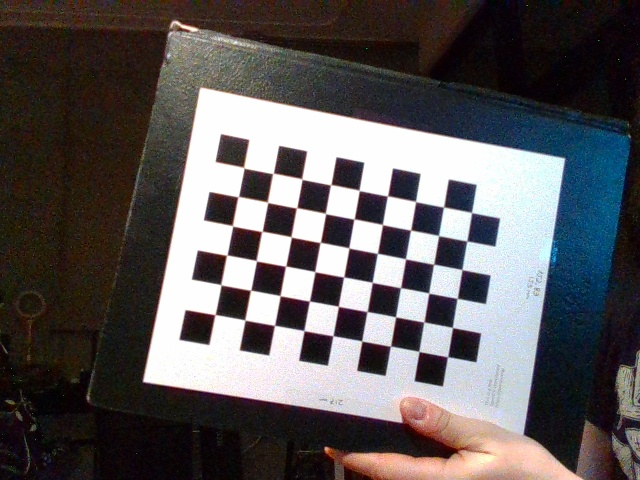
#> input picture frame0000.jpg, 640 x 480 px; its folder holds only this picture in this run
$ python calibration.py
#> lines starting #> are read from the running program, lines starting #| are printed output that depends on the picture; after the words box and inside, x2 and y2 are one past the last pixel; in counts of white or black regions, pixels touching at a corner belong together; long printed decimals are rounded
# camera calibration with checkerboard
import numpy as np
import cv2 as cv
import glob

ROWS = 9
COLS = 6
SEARCH_WINDOW = 11
ZERO_ZONE = (-1, -1)
SHOW = True
WAIT = 1000

# termination criteria
criteria = (cv.TERM_CRITERIA_EPS + cv.TERM_CRITERIA_MAX_ITER, 30, 0.001)

# prepare object points
objp = np.zeros((COLS * ROWS, 3), np.float32)
objp[:,:2] = np.mgrid[0:ROWS, 0:COLS].T.reshape(-1, 2)

print('objp after reshape')
print(objp)

# arrays to store object points and image points from all images
objpoints = [] # 3ds point in real world space
imgpoints = [] # 2d points in image plane

images = glob.glob('*.jpg')

for fileName in images:
    img = cv.imread(fileName)
#> img is the input picture: shape (480, 640, 3); mean B, G, R 90.8, 89.9, 93.9
    gray = cv.cvtColor(img, cv.COLOR_BGR2GRAY)
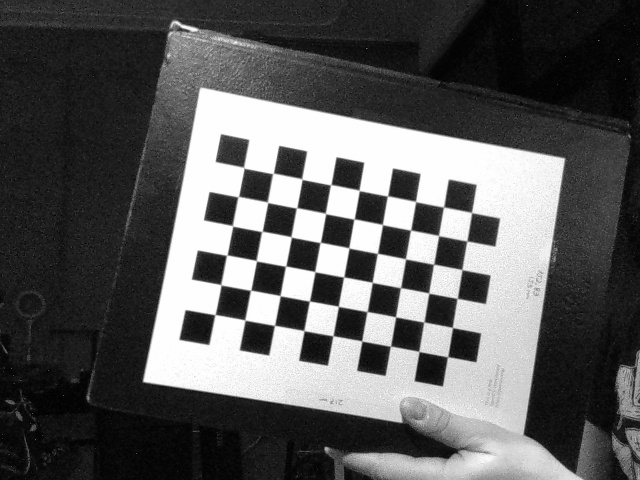
#> gray: shape (480, 640); min 0, max 255, mean 91.2

    print('Processing ' + fileName)

    # find chess board corners
    ret, corners = cv.findChessboardCorners(gray, (ROWS, COLS), None)
#> ret = True; corners = 54 rows, first 8: [243.7, 167.6], [273, 173.4], [302.1, 179.4], [330.6, 184.8], [359.3, 190.5], [387.5, 196], [415.5, 201.4], [443.6, 207]

    # if found, add object points and image points
    if ret == True:
        print('Found pattern in ' + fileName)
        objpoints.append(objp)

        corners2 = cv.cornerSubPix(gray, corners, (SEARCH_WINDOW, SEARCH_WINDOW), ZERO_ZONE, criteria)
#> corners2 = 54 rows, first 8: [243.8, 167.7], [272.9, 173.3], [301.9, 179], [330.7, 184.6], [359.2, 190.3], [387.5, 195.9], [415.6, 201.5], [443.6, 207]
        imgpoints.append(corners2)

        # visualize match
        if SHOW == True:
            cv.drawChessboardCorners(img, (ROWS, COLS), corners2, ret)
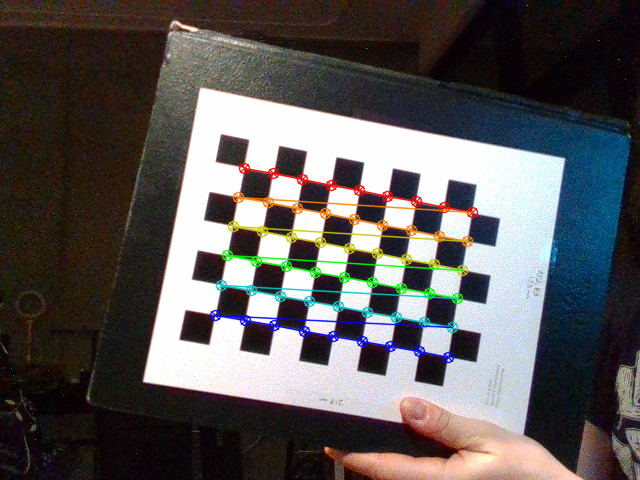
#> img: shape (480, 640, 3); 3.77% of pixels changed, all inside (x1, y1, x2, y2) = (209, 162, 479, 364)
            cv.imshow('match', img)
            cv.waitKey(WAIT)

cv.destroyAllWindows()

# calibrate

ret, mtx, dist, rvecs, tvecs = cv.calibrateCamera(objpoints, imgpoints, gray.shape[::-1], None, None)
#> ret = 0.0795; mtx = [[289.7, 0, 304.4], [0, 291.4, 253.9], [0, 0, 1]]; dist = [[-0.0476, 0.243, 0.000528, -0.00537, -0.261]]; rvecs = ([-0.029, -0.0278, 0.185],); tvecs = ([-2.05, -2.91, 9.8],)

print()
print('Camera Matrix')
print(mtx)
#| [[289.666   0.         304.426]
#|  [  0.         291.427 253.924]
#|  [  0.           0.           1.        ]]
print()

print('Distortion Coefficients')
print(dist)
#| [[-0.0476  0.2425  0.0005285 -0.005368 -0.2613]]
print()

$ run again, on frame0004.jpg
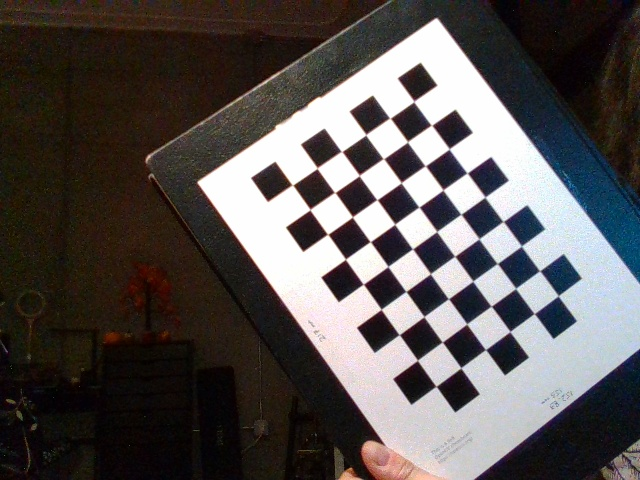
#> input picture frame0004.jpg, 640 x 480 px
#> img is the input picture: shape (480, 640, 3); mean B, G, R 82.5, 83.7, 88.7
#> `gray = cv.cvtColor(img, cv.COLOR_BGR2GRAY)`:
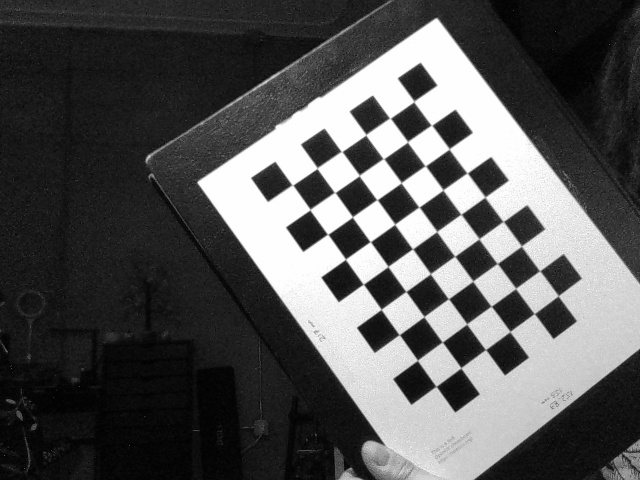
#> gray: shape (480, 640); min 0, max 255, mean 85
#> `ret, corners = cv.findChessboardCorners(gray, (ROWS, COLS), None)`: ret = True; corners = 54 rows, first 8: [413.9, 101.3], [431.7, 125.3], [449.2, 149], [467.2, 173], [485, 197], [503.3, 221.5], [521.4, 246.1], [539.6, 270.8]
#> corners2 = 54 rows, first 8: [413.8, 101.4], [431.5, 125.1], [449.2, 148.9], [467.1, 172.9], [485, 197.1], [503.2, 221.5], [521.4, 246], [539.7, 270.7]
#> `cv.drawChessboardCorners(img, (ROWS, COLS), corners2, ret)`:
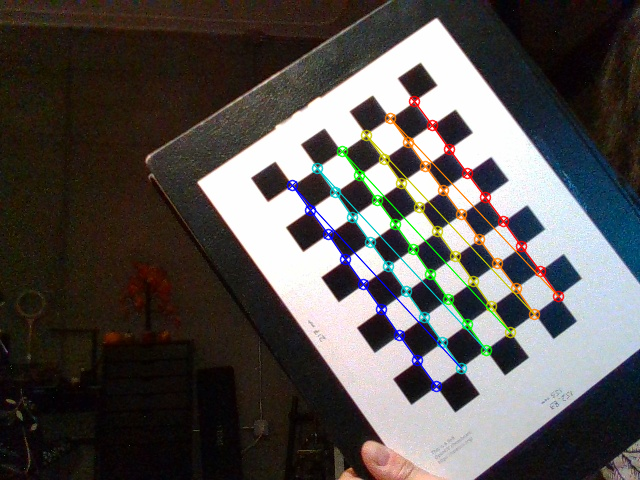
#> img: shape (480, 640, 3); 3.49% of pixels changed, all inside (x1, y1, x2, y2) = (286, 95, 565, 393)
#> `ret, mtx, dist, rvecs, tvecs = cv.calibrateCamera(objpoints, imgpoints..`: ret = 0.0952; mtx = [[584.5, 0, 319.1], [0, 583.3, 247], [0, 0, 1]]; dist = [[-0.121, 1.75, 0.00122, -0.00683, -5.72]]; rvecs = ([-0.101, 0.0321, 0.954],); tvecs = ([3.2, -4.91, 19.59],)
#| [[584.513   0.         319.103 ]
#|  [  0.         583.291 247.029]
#|  [  0.           0.           1.        ]]
#| [[-1.21090373e-01  1.75030397e+00  1.21857455e-03 -6.82529387e-03
#|   -5.72109814e+00]]

$ run again, on frame0005.jpg
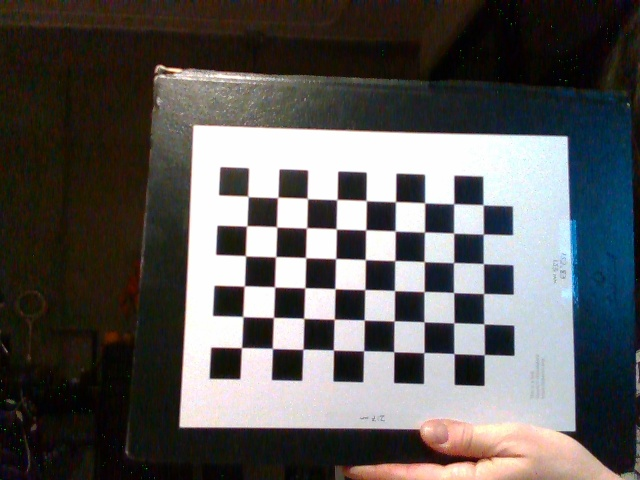
#> input picture frame0005.jpg, 640 x 480 px
#> img is the input picture: shape (480, 640, 3); mean B, G, R 89.4, 90.6, 92.6
#> `gray = cv.cvtColor(img, cv.COLOR_BGR2GRAY)`:
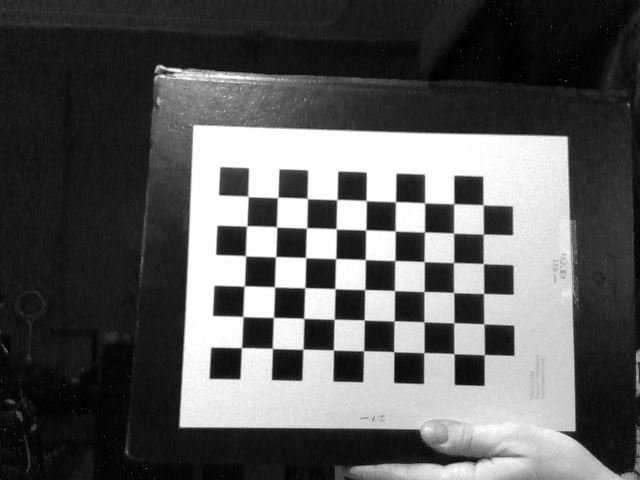
#> gray: shape (480, 640); min 0, max 255, mean 91
#> `ret, corners = cv.findChessboardCorners(gray, (ROWS, COLS), None)`: ret = True; corners = 54 rows, first 8: [248.1, 196.5], [277.6, 197.5], [307.3, 198.5], [336.9, 199.5], [366, 200.5], [395.5, 201.6], [424.8, 203.1], [453.8, 203.6]
#> corners2 = 54 rows, first 8: [247.9, 196.4], [277.6, 197.4], [307.4, 198.5], [336.8, 199.5], [366.2, 200.6], [395.5, 201.6], [424.7, 202.8], [453.8, 203.7]
#> `cv.drawChessboardCorners(img, (ROWS, COLS), corners2, ret)`:
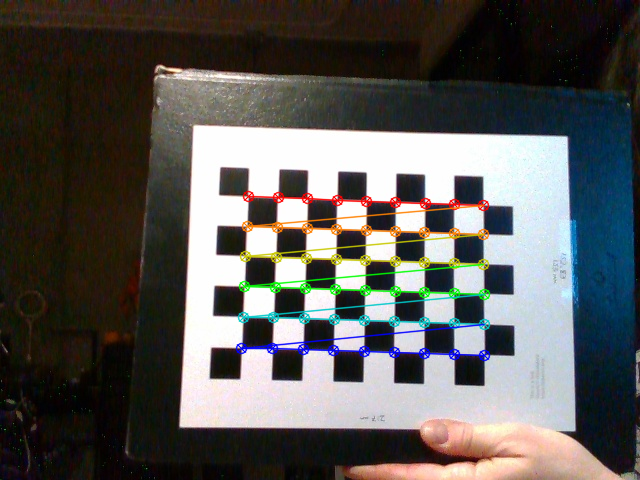
#> img: shape (480, 640, 3); 3.88% of pixels changed, all inside (x1, y1, x2, y2) = (235, 190, 491, 362)
#> `ret, mtx, dist, rvecs, tvecs = cv.calibrateCamera(objpoints, imgpoints..`: ret = 0.073; mtx = [[735.6, 0, 319.1], [0, 745.5, 272], [0, 0, 1]]; dist = [[-0.245, 8.97, 0.00661, -0.0107, -61.55]]; rvecs = ([-0.136, -0.0334, 0.0288],); tvecs = ([-2.39, -2.52, 24.74],)
#| [[735.642   0.         319.116]
#|  [  0.         745.483 272.026 ]
#|  [  0.           0.           1.        ]]
#| [[-2.45019820e-01  8.97226852e+00  6.60854106e-03 -1.07465661e-02
#|   -6.15455098e+01]]

$ run again, on frame0006.jpg
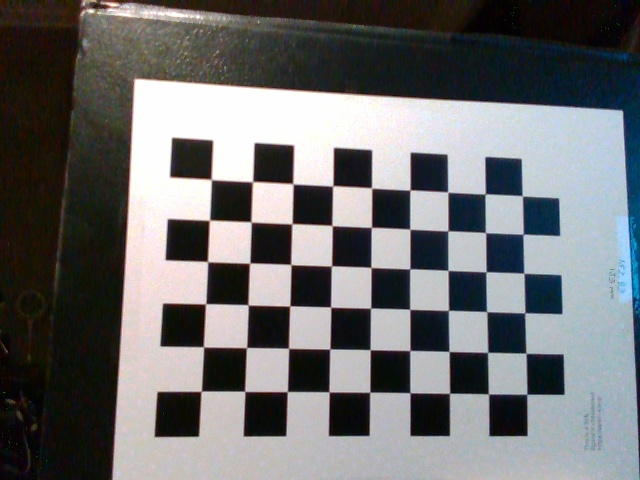
#> input picture frame0006.jpg, 640 x 480 px
#> img is the input picture: shape (480, 640, 3); mean B, G, R 111.8, 110.8, 110.4
#> `gray = cv.cvtColor(img, cv.COLOR_BGR2GRAY)`:
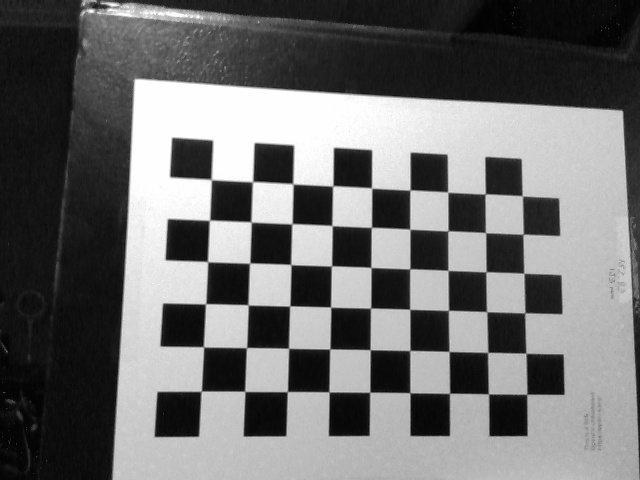
#> gray: shape (480, 640); min 0, max 255, mean 110.8
#> `ret, corners = cv.findChessboardCorners(gray, (ROWS, COLS), None)`: ret = True; corners = 54 rows, first 8: [211.2, 179.6], [252.6, 181.8], [292.9, 184], [332.8, 186], [371.6, 188.1], [410, 190], [447.7, 192.1], [485.1, 194]
#> corners2 = 54 rows, first 8: [211.3, 179.5], [252.5, 181.6], [292.9, 183.8], [332.7, 185.8], [371.7, 187.9], [410, 190], [447.8, 192.1], [485.2, 193.9]
#> `cv.drawChessboardCorners(img, (ROWS, COLS), corners2, ret)`:
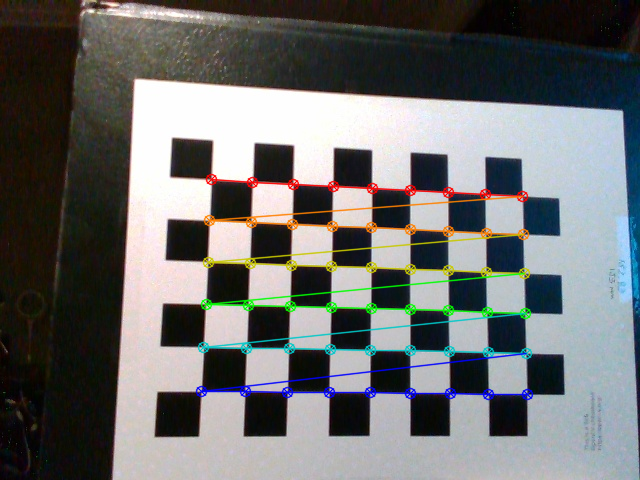
#> img: shape (480, 640, 3); 4.76% of pixels changed, all inside (x1, y1, x2, y2) = (195, 173, 534, 401)
#> `ret, mtx, dist, rvecs, tvecs = cv.calibrateCamera(objpoints, imgpoints..`: ret = 0.116; mtx = [[587.1, 0, 315.4], [0, 594, 258.9], [0, 0, 1]]; dist = [[-0.0704, 1.77, 0.00276, -0.00553, -6.33]]; rvecs = ([-0.121, -0.125, 0.0293],); tvecs = ([-2.54, -1.92, 14.34],)
#| [[587.058   0.         315.434 ]
#|  [  0.         593.970 258.873]
#|  [  0.           0.           1.        ]]
#| [[-7.04445962e-02  1.76872796e+00  2.76245222e-03 -5.53367860e-03
#|   -6.32980564e+00]]

$ run again, on frame0001.jpg
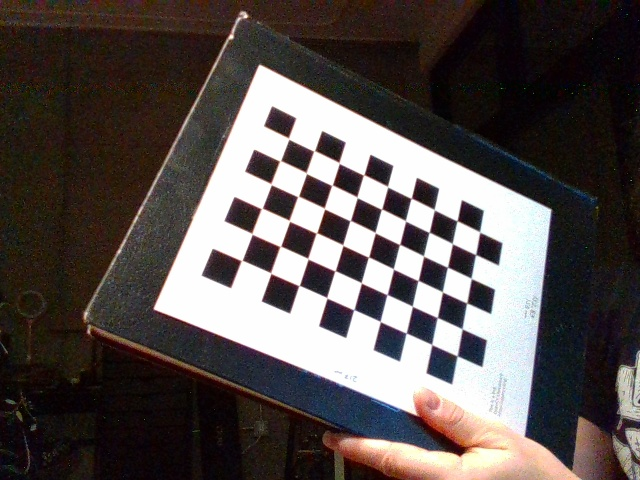
#> input picture frame0001.jpg, 640 x 480 px
#> img is the input picture: shape (480, 640, 3); mean B, G, R 78.6, 80.6, 88.3
#> `gray = cv.cvtColor(img, cv.COLOR_BGR2GRAY)`:
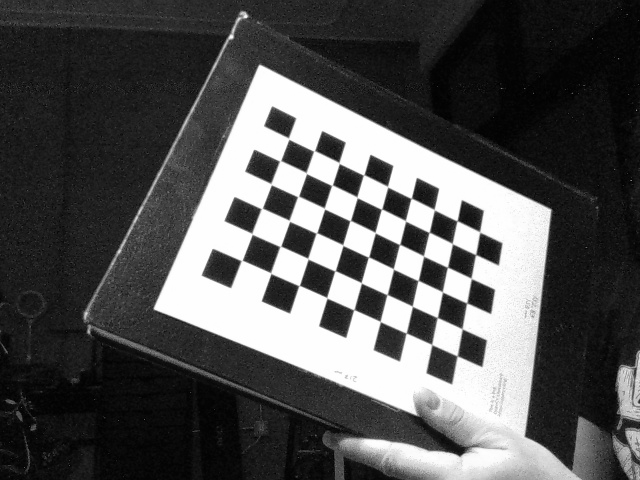
#> gray: shape (480, 640); min 0, max 255, mean 82.7
#> `ret, corners = cv.findChessboardCorners(gray, (ROWS, COLS), None)`: ret = True; corners = 54 rows, first 8: [288.4, 139.2], [314.1, 150.5], [339.7, 163.4], [363.5, 175], [388.2, 186.4], [411, 198.5], [433.7, 209.4], [458, 219.1]
#> corners2 = 54 rows, first 8: [288.6, 138.5], [314.2, 150.8], [339.2, 162.9], [363.7, 174.8], [387.6, 186.6], [411.2, 198.2], [434.3, 209.7], [457.1, 220.8]
#> `cv.drawChessboardCorners(img, (ROWS, COLS), corners2, ret)`:
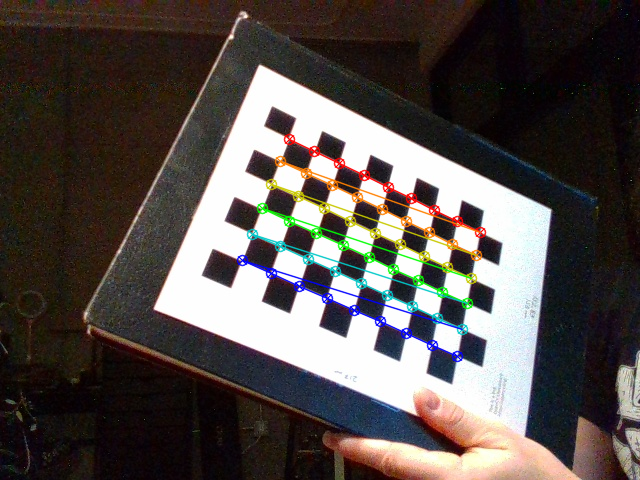
#> img: shape (480, 640, 3); 3.53% of pixels changed, all inside (x1, y1, x2, y2) = (236, 133, 487, 363)
#> `ret, mtx, dist, rvecs, tvecs = cv.calibrateCamera(objpoints, imgpoints..`: ret = 0.126; mtx = [[630, 0, 301.4], [0, 645.4, 261.2], [0, 0, 1]]; dist = [[-0.276, 5.09, 0.0106, -0.0272, -20.28]]; rvecs = ([-0.425, -0.251, 0.365],); tvecs = ([-0.429, -4.26, 22.19],)
#| [[630.014   0.         301.385]
#|  [  0.         645.440 261.246]
#|  [  0.           0.           1.        ]]
#| [[-2.76457174e-01  5.08685719e+00  1.05580594e-02 -2.72282316e-02
#|   -2.02754124e+01]]
